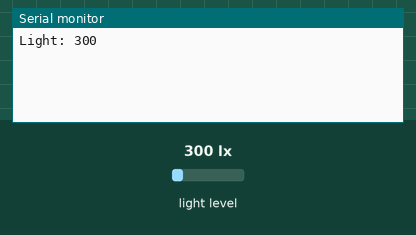
This sketch was run on a simulated Arduino MKR. Parts: the last lines printed to the serial monitor. The test bench sets the inputs (shaded band); at power-on: light level 300 lx. WiFi joins after 1.5 s; servers stay silent unless stated.

Above: at 2.7 s.
2.8 s: light level set to 40 lx
At 5.4 s:
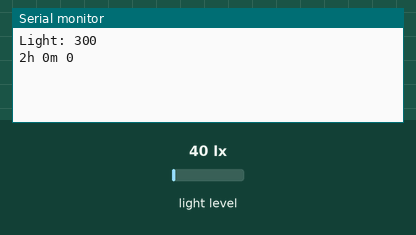
8.0 s: light level set to 500 lx
At 14.3 s:
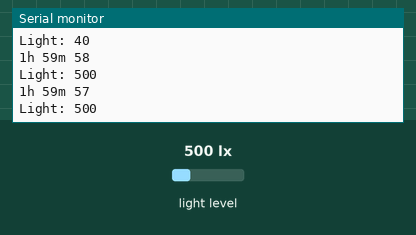
Timing chart, 0 to 15.8 s (numbered marks = the images above; inputs shaded):
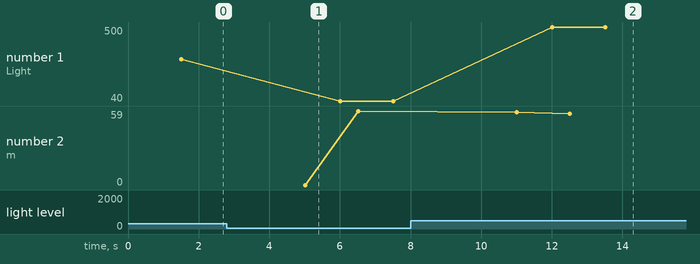

The sketch:

BH1750_light_timer_Zapier.ino
```cpp
#include <WiFiNINA.h>
#include <Wire.h>
#include <WiFiClient.h>
#include <BH1750FVI.h>

const char * ssid = "xxx";
const char * password ="xxx";

WiFiClient client;

char   HOST_NAME[] = "hooks.zapier.com";
String PATH_NAME   = "/hooks/catch/xxx/"; // change your EVENT-NAME and YOUR-KEY

// Create the Lightsensor instance
BH1750FVI LightSensor(BH1750FVI::k_DevModeContLowRes);

//static uint16_t days;
static uint8_t hours, minutes, seconds;

uint32_t  remainingSeconds = 7200; /* 0d 2h 00m 00s */
int count=0;
int done=1;
bool emailSent = false;

static void TimeCalc(uint32_t  secs)
{
    seconds = secs % (uint32_t)60;
    secs /= (uint32_t)60;
    minutes = secs % (uint32_t)60;
    secs /= (uint32_t)60;
    hours = secs % (uint32_t)24;
    //days = secs / (uint32_t)32;
}

void setup()
{
  // starts the serial communication:
  Serial.begin(9600);
  delay(10);

  // connect to WiFi network
  WiFi.begin(ssid, password);

  LightSensor.begin();
}

void loop()
{
  uint16_t lux = LightSensor.GetLightIntensity();

  Serial.print("Light: ");
  Serial.println(lux);
  delay(500);

  if (remainingSeconds == 0) {
    Serial.print("Fully charged. ");

    if (emailSent == false) {  // to make sure that Arduino does not send duplicated emails
      sendIFTTTemail(lux);
      delay(3000);
      emailSent = true;
    } else {
      emailSent = false;  // reset to send if the temperature exceeds threshold again
    }

  } else {

    if (lux != 0) {
      if (emailSent == false) {  // to make sure that Arduino does not send duplicated emails
        sendIFTTTemail(lux);
        delay(3000);
        emailSent = true;
      } else {
        emailSent = false;  // reset to send if the temperature exceeds threshold again
      }

      switch (count) {
        case 0:
          TimeCalc(remainingSeconds);

          //Serial.print(days);
          //Serial.print("d ");
          Serial.print(hours);
          Serial.print("h ");
          Serial.print(minutes);
          Serial.print("m ");
          Serial.println(seconds);
          //Serial.print("s");

          remainingSeconds --;
          delay(1000);
          break;
     }
    } else {
      Serial.print("Stopped charging!!");

      if (emailSent == false) {  // to make sure that Arduino does not send duplicated emails
        sendIFTTTemail(lux);
        delay(3000);
        emailSent = true;
      } else {
        emailSent = false;  // reset to send if the temperature exceeds threshold again
      }

      done = 1; count += done;
    }
  }
}

void sendIFTTTemail(uint16_t lux){
  // make a HTTP request:
  // send HTTP header
  String queryString = String(lux)+"?value1=" + "?value2=";
  client.println("POST " + PATH_NAME + queryString + " HTTP/1.1");
  client.println("Host: " + String(HOST_NAME));
  client.println("Connection: close");
  client.println(); // end HTTP header

  // the server's disconnected, stop the client:
  /*client.stop();
  Serial.println();
  Serial.println("disconnected");*/
}
```

Measured:
- after the input at 8.0 s, the serial monitor: prints a new line after 4.0 s (image 2)
- plotted number 1: 300 → 40 after the input at 2.8 s, 40 → 500 after the input at 8.0 s
